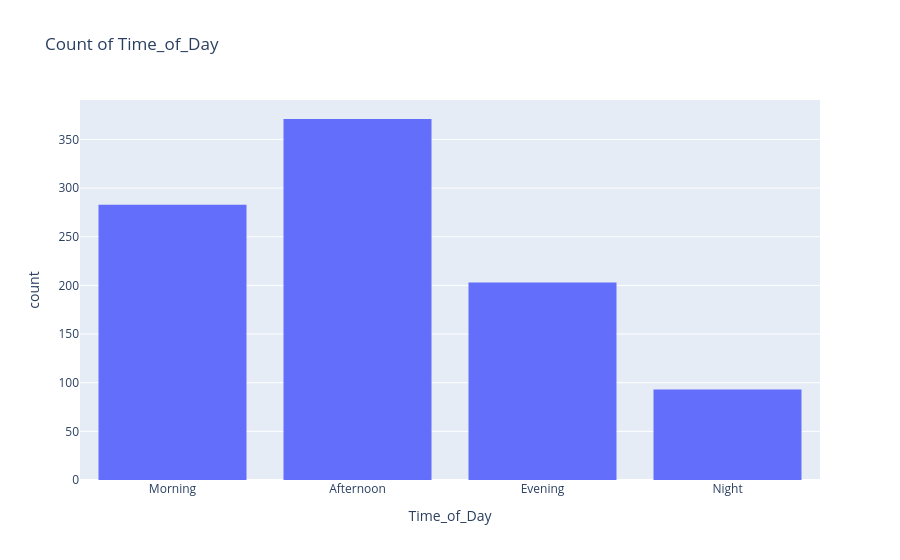
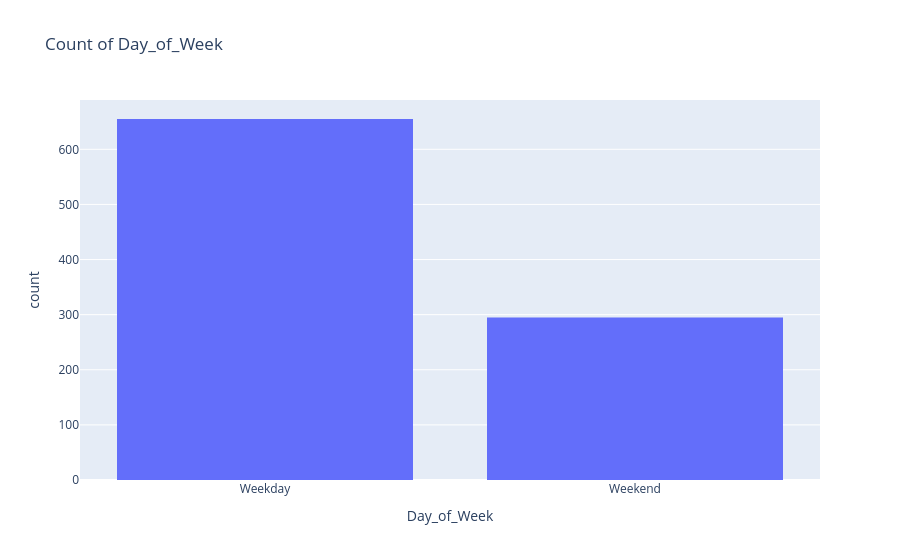
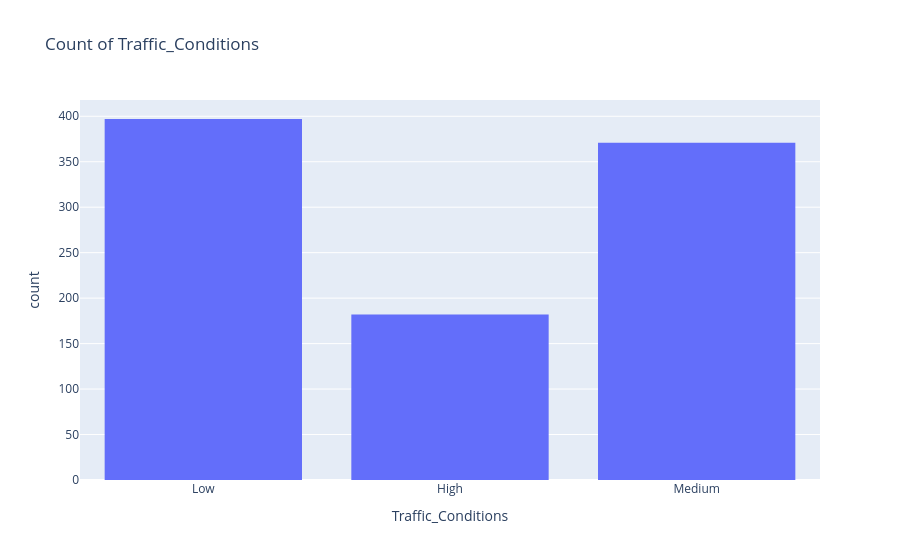
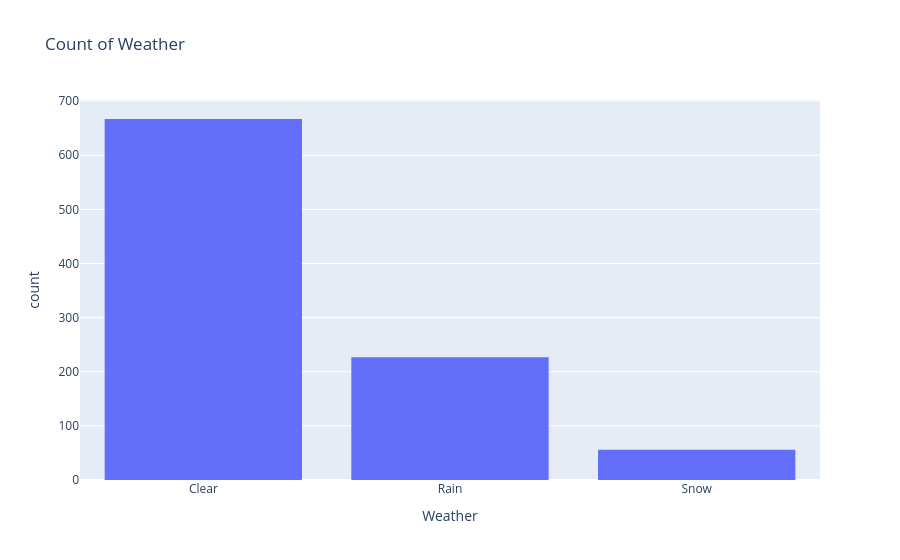

Notebook code for these charts, in order:
### Code cell
for col in cat_cols:
    fig=px.histogram(df,x=col,title=f"Count of {col}")
    fig.show()

### Figure 1 — Plotly figure (JSON) as saved in the notebook; plotly's stock layout.template omitted (floating-point values rounded to 4 significant figures; data arrays with more than 128 entries replaced by an {"elided": "..."} marker saying what was removed)
{"data": [{"bingroup": "x", "hovertemplate": "Time_of_Day=%{x}<br>count=%{y}<extra></extra>", "legendgroup": "", "marker": {"color": "#636efa", "pattern": {"shape": ""}}, "name": "", "orientation": "v", "showlegend": false, "type": "histogram", "x": {"elided": "1000 str values"}, "xaxis": "x", "yaxis": "y"}], "layout": {"barmode": "relative", "legend": {"tracegroupgap": 0}, "title": {"text": "Count of Time_of_Day"}, "xaxis": {"anchor": "y", "domain": [0, 1], "title": {"text": "Time_of_Day"}}, "yaxis": {"anchor": "x", "domain": [0, 1], "title": {"text": "count"}}}}

### Figure 2 — Plotly figure (JSON) as saved in the notebook; plotly's stock layout.template omitted (floating-point values rounded to 4 significant figures; data arrays with more than 128 entries replaced by an {"elided": "..."} marker saying what was removed)
{"data": [{"bingroup": "x", "hovertemplate": "Day_of_Week=%{x}<br>count=%{y}<extra></extra>", "legendgroup": "", "marker": {"color": "#636efa", "pattern": {"shape": ""}}, "name": "", "orientation": "v", "showlegend": false, "type": "histogram", "x": {"elided": "1000 str values"}, "xaxis": "x", "yaxis": "y"}], "layout": {"barmode": "relative", "legend": {"tracegroupgap": 0}, "title": {"text": "Count of Day_of_Week"}, "xaxis": {"anchor": "y", "domain": [0, 1], "title": {"text": "Day_of_Week"}}, "yaxis": {"anchor": "x", "domain": [0, 1], "title": {"text": "count"}}}}

### Figure 3 — Plotly figure (JSON) as saved in the notebook; plotly's stock layout.template omitted (floating-point values rounded to 4 significant figures; data arrays with more than 128 entries replaced by an {"elided": "..."} marker saying what was removed)
{"data": [{"bingroup": "x", "hovertemplate": "Traffic_Conditions=%{x}<br>count=%{y}<extra></extra>", "legendgroup": "", "marker": {"color": "#636efa", "pattern": {"shape": ""}}, "name": "", "orientation": "v", "showlegend": false, "type": "histogram", "x": {"elided": "1000 str values"}, "xaxis": "x", "yaxis": "y"}], "layout": {"barmode": "relative", "legend": {"tracegroupgap": 0}, "title": {"text": "Count of Traffic_Conditions"}, "xaxis": {"anchor": "y", "domain": [0, 1], "title": {"text": "Traffic_Conditions"}}, "yaxis": {"anchor": "x", "domain": [0, 1], "title": {"text": "count"}}}}

### Figure 4 — Plotly figure (JSON) as saved in the notebook; plotly's stock layout.template omitted (floating-point values rounded to 4 significant figures; data arrays with more than 128 entries replaced by an {"elided": "..."} marker saying what was removed)
{"data": [{"bingroup": "x", "hovertemplate": "Weather=%{x}<br>count=%{y}<extra></extra>", "legendgroup": "", "marker": {"color": "#636efa", "pattern": {"shape": ""}}, "name": "", "orientation": "v", "showlegend": false, "type": "histogram", "x": {"elided": "1000 str values"}, "xaxis": "x", "yaxis": "y"}], "layout": {"barmode": "relative", "legend": {"tracegroupgap": 0}, "title": {"text": "Count of Weather"}, "xaxis": {"anchor": "y", "domain": [0, 1], "title": {"text": "Weather"}}, "yaxis": {"anchor": "x", "domain": [0, 1], "title": {"text": "count"}}}}
